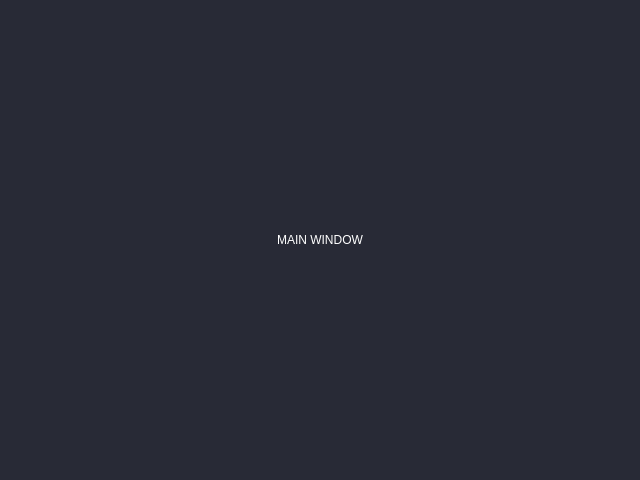
<?xml version="1.0" encoding="UTF-8"?>
<ui version="4.0">
 <class>MainWindow</class>
 <widget class="QMainWindow" name="MainWindow">
  <property name="geometry">
   <rect>
    <x>0</x>
    <y>0</y>
    <width>640</width>
    <height>480</height>
   </rect>
  </property>
  <property name="windowTitle">
   <string>MainWindow</string>
  </property>
  <widget class="QWidget" name="centralwidget">
   <property name="styleSheet">
    <string notr="true">background-color: rgb(40, 42, 54);</string>
   </property>
   <layout class="QVBoxLayout" name="verticalLayout">
    <item>
     <widget class="QLabel" name="title">
      <property name="minimumSize">
       <size>
        <width>0</width>
        <height>30</height>
       </size>
      </property>
      <property name="styleSheet">
       <string notr="true">color: rgb(255, 255, 255);</string>
      </property>
      <property name="text">
       <string>MAIN WINDOW</string>
      </property>
      <property name="alignment">
       <set>Qt::AlignmentFlag::AlignCenter</set>
      </property>
     </widget>
    </item>
   </layout>
  </widget>
 </widget>
 <resources/>
 <connections/>
</ui>
